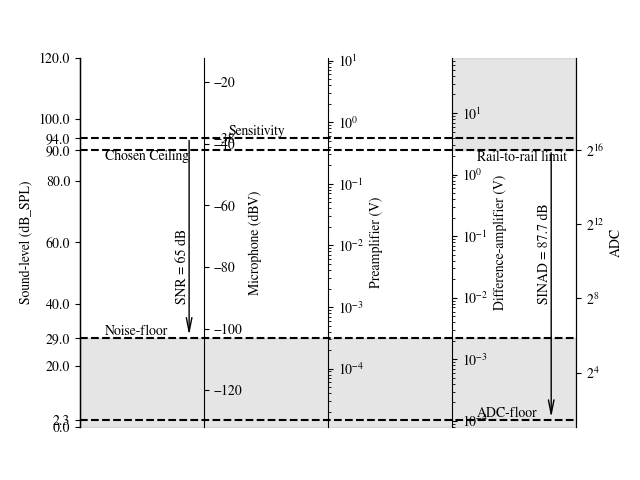

This chart was generated by the following Python code:
import matplotlib.pyplot as plt
import matplotlib

# Set the font.
plt.rcParams.update({'font.sans-serif':'FreeSerif'})

fig, ax_0 = plt.subplots()
ax_1 = ax_0.twinx()
ax_2 = ax_0.twinx()
ax_3 = ax_0.twinx()
ax_4 = ax_0.twinx()

ax_0.spines["top"].set_color("none")
ax_0.spines["bottom"].set_color("none")
ax_1.spines["top"].set_color("none")
ax_1.spines["bottom"].set_color("none")
ax_2.spines["top"].set_color("none")
ax_2.spines["bottom"].set_color("none")
ax_3.spines["top"].set_color("none")
ax_3.spines["bottom"].set_color("none")
ax_4.spines["top"].set_color("none")
ax_4.spines["bottom"].set_color("none")

ax_1.spines["right"].set_position(("axes",0.25))
ax_2.spines["right"].set_position(("axes",0.5))
ax_3.spines["right"].set_position(("axes",0.75))

ax_0.set_ylabel("Sound-level (dB_SPL)")
ax_1.set_ylabel("Microphone (dBV)")
ax_2.set_ylabel("Preamplifier (V)")
ax_3.set_ylabel("Difference-amplifier (V)")
ax_4.set_ylabel("ADC")

ax_0.set_xlim([0,1])
ax_0.set_xticks([])

ax_2.set_yscale("log")
ax_3.set_yscale("log")
ax_4.set_yscale("log",base=2)

ax_0.set_ylim([0,120])
ax_1.set_ylim([-132,-12])
ax_2.set_ylim([10**(-99/20),10**(21/20)])
ax_3.set_ylim([10**(-82/20),10**(38/20)])
ax_4.set_ylim([10**(-82/20)/5*2**16,10**(38/20)/5*2**16])

ax_0.plot([0,1],[94-65,94-65], "k--")
ax_0.fill_between([0,1],94-65,0,color="k",alpha=0.1)
ax_0.set_yticks(list(ax_0.get_yticks()) + [29])
ax_0.text(0.05,29,"Noise-floor",ha="left",va="bottom")

ax_0.annotate(
    "",
    xytext=(0.22,94), 
    xy=(0.22,29),
    arrowprops=dict(arrowstyle="->, head_length = 1, head_width = .2", lw=1)
)
ax_0.text(0.22,40,"SNR = 65 dB",ha="right",va="bottom",rotation="vertical")

ax_0.plot([0,1],[90,90], "k--")
ax_0.set_yticks(list(ax_0.get_yticks()) + [90])
ax_0.text(0.05,90,"Chosen Ceiling",ha="left",va="top")

ax_0.plot([0,1],[94,94], "k--")
ax_0.set_yticks(list(ax_0.get_yticks()) + [94])
ax_1.set_yticks(list(ax_1.get_yticks()) + [-38])
ax_0.text(0.30,94,"Sensitivity",ha="left",va="bottom")

ax_3.fill_between([0.75,1],2.5, 10**(38/20),color="k",alpha=0.1)
# ax_3.get_xaxis().get_major_formatter().labelOnlyBase = False
# ax_3.set_yticks(list(ax_3.get_yticks()) + [2.5], list(ax_3.get_yticks()) + [2.5])
# ax_3.get_xaxis().set_major_formatter(matplotlib.ticker.ScalarFormatter())
ax_3.text(0.8,2.5,"Rail-to-rail limit",ha="left",va="top")

ax_4.set_yticks([2**4,2**8,2**12,2**15,2**16])

ax_0.plot([0,1],[8.3,8.3],"k--")
ax_0.set_yticks(list(ax_0.get_yticks()) + [8.3])
ax_0.text(0.8,8.3,"ADC-floor",ha="left",va="bottom")

ax_0.annotate(
    "",
    xytext=(0.95,96), 
    xy=(0.95,8.3),
    arrowprops=dict(arrowstyle="->, head_length = 1, head_width = .2", lw=1)
)
ax_0.text(0.95,40,"SINAD = 87.7 dB",ha="right",va="bottom",rotation="vertical")

ax_0.set_ylim([0,120])
ax_1.set_ylim([-132,-12])
ax_2.set_ylim([10**(-99/20),10**(21/20)])
ax_3.set_ylim([10**(-82/20),10**(38/20)])
ax_4.set_ylim([10**(-82/20)/5*2**16,10**(38/20)/5*2**16])

# plt.savefig("./report/gains.png", dpi = 1024)
plt.show()